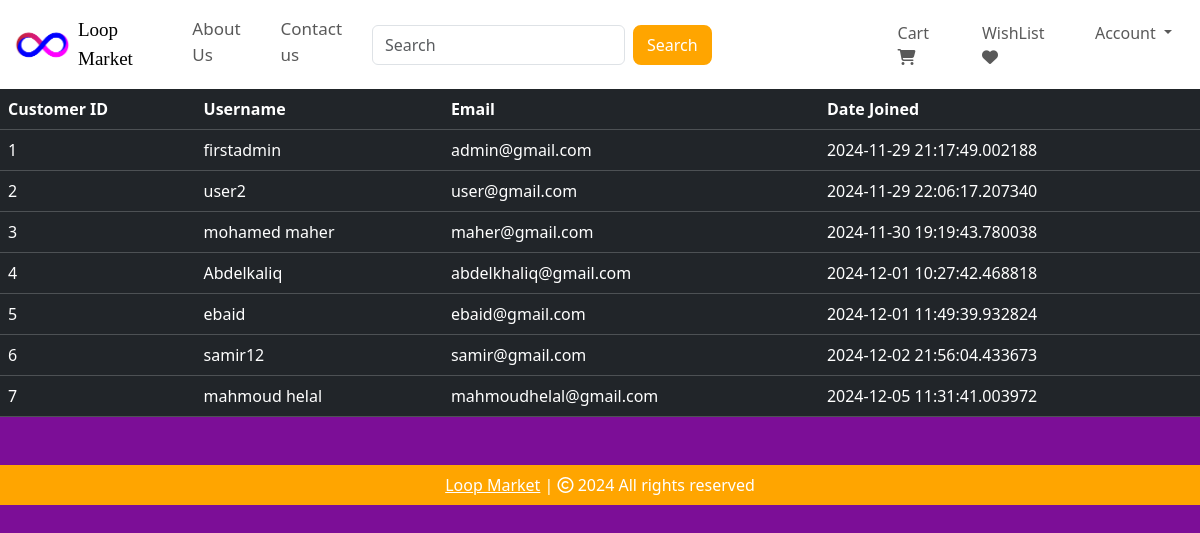
Page /customers (signed in) on the committed database.
### models.py (models this page shows, shortened)
class Customer(db.Model, UserMixin):
    id = db.Column(db.Integer, primary_key=True)
    email = db.Column(db.String(100), unique=True)
    username = db.Column(db.String(100))
    password_hash = db.Column(db.String(150))
    date_joined = db.Column(db.DateTime(), default=datetime.utcnow)
    cart_items = db.relationship('Cart', backref=db.backref('customer', lazy=True))
    orders = db.relationship('Order', backref=db.backref('customer', lazy=True))
    @property
    def password(self):
        raise AttributeError('Password is not a readable Attribute')

### admin.py (the view)
@admin.route('/customers')
@login_required
def display_customers():
    if current_user.id == 1:
        customers = Customer.query.all()
        return render_template('customers.html', customers=customers)
    return render_template('404.html')

### __init_py__.py (called while the page is built)
def create_app():
    app = Flask(__name__)
    app.config['SECRET_KEY'] = 'LOOPmarket@203'
    app.config['SQLALCHEMY_DATABASE_URI'] = f'sqlite:///{DB_NAME}'
    db.init_app(app)
    @app.errorhandler(404)
    def page_not_found(error):
        return render_template('404.html')
    login_manager = LoginManager()
    login_manager.init_app(app)
    login_manager.login_view = 'auth.login'
    @login_manager.user_loader
    def load_user(id):
        return Customer.query.get(int(id))
    from views import views
    from auth import auth
    from admin import admin
    from models import Customer, Cart, Product, Order
    app.register_blueprint(views,url_prefix="/")
    app.register_blueprint(auth,url_prefix="/")
    app.register_blueprint(admin,url_prefix="/")
    return app

### templates/customers.html (shortened to what this page needs)
{% extends 'base.html' %}
{% block body %}
<table class="table table-dark table-hover">
    <thead>
        <tr>
            <th scope="col">Customer ID</th>
            <th scope="col">Username</th>
            <th scope="col">Email</th>
            <th scope="col">Date Joined</th>
        </tr>
    </thead>
    <tbody>
        {% for customer in customers %}
        <tr>
        <td>{{ customer.id }}</td>
        <td>{{ customer.username }}</td>
        <td>{{ customer.email }}</td>
        <td>{{ customer.date_joined }}</td>
        </tr>
        {% endfor %}
    </tbody>
</table>
{% endblock %}

### rows in the picture
Customer: id "1", username "firstadmin", email "admin@gmail.com", date_joined "2024-11-29 21:17:49.002188"
Customer: id "2", username "user2", email "user@gmail.com", date_joined "2024-11-29 22:06:17.207340"
Customer: id "3", username "mohamed maher", email "maher@gmail.com", date_joined "2024-11-30 19:19:43.780038"
Customer: id "4", username "Abdelkaliq", email "abdelkhaliq@gmail.com", date_joined "2024-12-01 10:27:42.468818"
Customer: id "5", username "ebaid", email "ebaid@gmail.com", date_joined "2024-12-01 11:49:39.932824"
Customer: id "6", username "samir12", email "samir@gmail.com", date_joined "2024-12-02 21:56:04.433673"
Customer: id "7", username "mahmoud helal", email "mahmoudhelal@gmail.com", date_joined "2024-12-05 11:31:41.003972"
